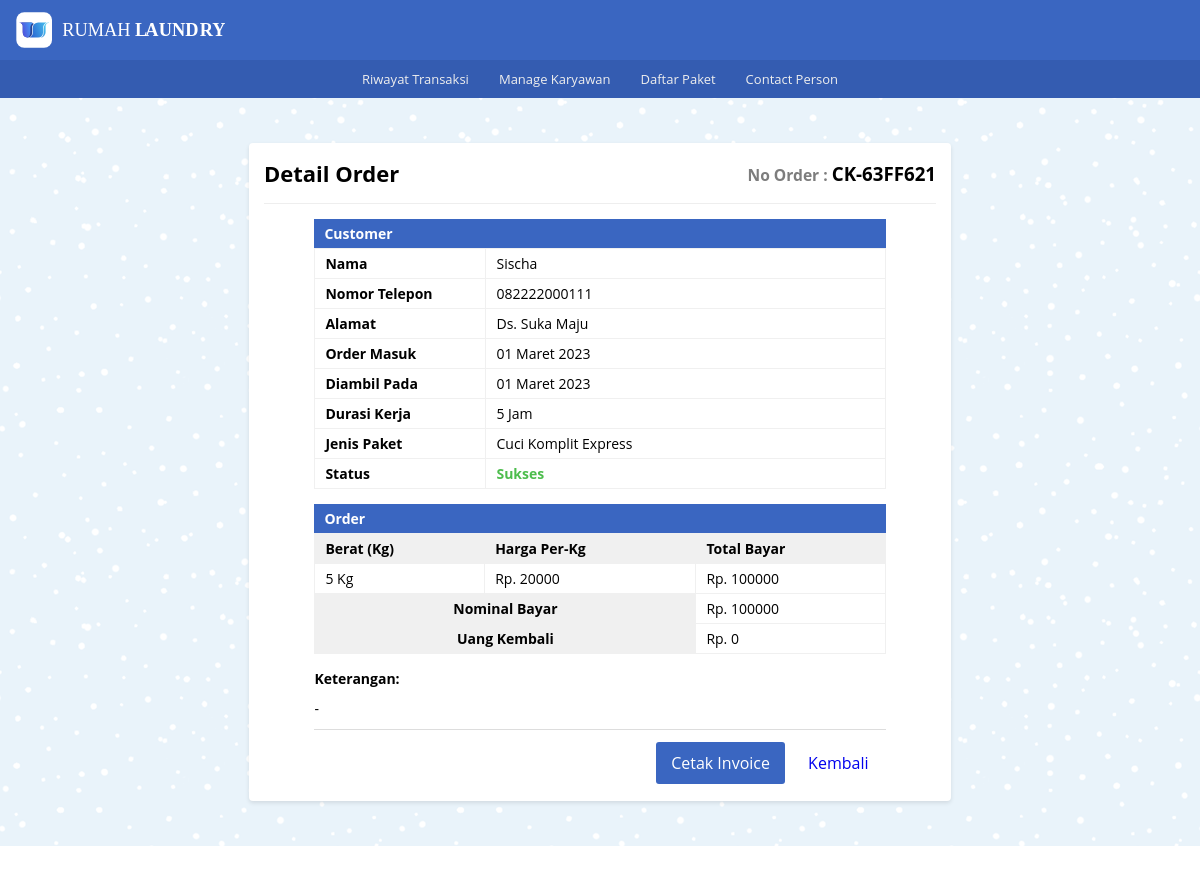
The app's page /riwayat_transaksi/riwayat_ck/detail_ck.php?id_ck=17 with its own data.
### tables this page shows
CREATE TABLE `tb_riwayat_ck` (
  `id_ck` int NOT NULL,
  `or_number` varchar(20) NOT NULL,
  `pelanggan` varchar(100) NOT NULL,
  `no_telp` char(15) NOT NULL,
  `alamat` text NOT NULL,
  `j_paket` varchar(50) NOT NULL,
  `wkt_kerja` varchar(20) NOT NULL,
  `berat` int NOT NULL,
  `h_perkilo` int NOT NULL,
  `tgl_msk` varchar(40) NOT NULL,
  `tgl_klr` varchar(40) NOT NULL,
  `total` int NOT NULL,
  `nominal_byr` int NOT NULL,
  `kembalian` int NOT NULL,
  `status` varchar(20) NOT NULL,
  `keterangan` text NOT NULL
);

### _functions.php (called while the page is built, shortened)
<?php
$host	= 'localhost';
$user = 'root';
$pass	= '';
$db	= 'laundry_app';
$koneksi = mysqli_connect($host,$user,$pass,$db);
function query($query) {
    global $koneksi;
    $result = mysqli_query($koneksi, $query);
    $rows = [];
    while ($row = mysqli_fetch_assoc($result)) {
        $rows[] = $row;
    }
    return $rows;
}
function url($url = null){
	$url_utama = "http://localhost/rumah_laundry";
	if ($url != null) {
		return $url_utama . '/' . $url;
	}else{
		return $url_utama;
	}
}

### riwayat_transaksi/riwayat_ck/detail_ck.php (the view, shortened to what this page needs)
<?php
   require_once('../../_header.php');
   $get_id = $_GET['id_ck'];
   $data = query("SELECT * FROM tb_riwayat_ck WHERE id_ck = $get_id")[0];
?>
<div id="detail_or_ck" class="main-content">
   <div class="container">
      <div class="baris">
         <div class="col mt-2">
            <div class="card-md">
               <div class="card-title card-flex">
                  <div class="card-col">
                     <h2>Detail Order</h2>
                  </div>
                  <div class="card-col txt-right">
                     <h3 class="no-order"><small>No Order : </small><?=$data['or_number']?></h3>
                  </div>
               </div>
               <div class="card-body">
                     <div class="jdl-or">
                        <h4>Customer</h4>
                     </div>
                     <table class="tb-detail_customer">
                        <tr>
                           <th>Nama</th>
                           <td><?=$data['pelanggan']?></td>
                        </tr>
                        <tr>
                           <th>Nomor Telepon</th>
                           <td><?=$data['no_telp']?></td>
                        </tr>
                        <tr>
                           <th>Alamat</th>
                           <td><?=$data['alamat']?></td>
                        </tr>
                        <tr>
                           <th>Order Masuk</th>
                           <td><?=$data['tgl_msk']?></td>
                        </tr>
                        <tr>
                           <th>Diambil Pada</th>
                           <td><?=$data['tgl_klr']?></td>
                        </tr>
                        <tr>
                           <th>Durasi Kerja</th>
                           <td><?=$data['wkt_kerja']?></td>
                        </tr>
                        <tr>
                           <th>Jenis Paket</th>
                           <td><?=$data['j_paket']?></td>
                        </tr>
                        <tr>
                           <th>Status</th>
                           <td><span class="success"><?=$data['status']?></span></td>
                        </tr>
                     </table>
                     <div class="jdl-or">
                        <h4>Order</h4>
                     </div>
                     <table class="tb-detail_order">
                        <tr>
                           <th>Berat (Kg)</th>
                           <th>Harga Per-Kg</th>
                           <th>Total Bayar</th>
                        </tr>
                        <tr>
                           <td><?=$data['berat'] . " Kg"?></td>
                           <td><?="Rp. " . $data['h_perkilo']?></td>
                           <td><?="Rp. " . $data['total']?></td>
                        </tr>
                        <tr>
                           <th colspan="2" style="text-align: center;">Nominal Bayar</th>
                           <td><?="Rp. " . $data['nominal_byr']?></td>
                        </tr>
                        <tr>
                           <th colspan="2" style="text-align: center;">Uang Kembali</th>
                           <td><?="Rp. " . $data['kembalian']?></td>
                        </tr>
                     </table>
                     <div class="details">
                        <h4 class="mb-01">Keterangan:</h4>
                        <p class="lead"><?=$data['keterangan']?></p>
                     </div>
                     <div class="form-footer_detail">
                        <div class="buttons">
                           <a class="btn-sm bg-primary" href="<?=url('riwayat_transaksi/riwayat_ck/cetak_info.php')?>?id_ck=<?=$data['id_ck']?>">Cetak Invoice</a>
                           <a class="btn-sm bg-transparent" href="<?=url('riwayat_transaksi/riwayat.php')?>">Kembali</a>
                        </div>
                     </div>
               </div>
            </div>
         </div>
      </div>
   </div>
</div>
<?php require_once('../../_footer.php') ?>

### _assets/css/style.css (style rules this page uses)
* { margin: 0; padding: 0; box-sizing: border-box; }
html,body { width: 100%; max-width: 100%; position: relative; font-family: 'Open sans', sans-serif; display: flex; flex-direction: column; background-image: url(../img/blue-snow.png); overflow-x: hidden; }
.txt-right { text-align: right; }
.lead { line-height: 25px; }
.mt-2 { margin-top: 30px }
.mb-01 { margin-bottom: 8px }
.success { font-weight: bold; color:#4dbd4d; }
h2 { font-size: 22px; }
.main-content { display: flex; flex-direction: column; }
.container { display: flex; flex-direction: column; width: 1080px; max-width: 100%; margin: auto; padding: 0 15px; min-height: 20px; }
.baris { position: relative; margin: 0 -15px; display: flex; flex-direction: row; flex-wrap: wrap; }
.bg-primary { border: 2px solid #3a66c1; color: #ffffff; background-color: #3a66c1; }
.bg-transparent { background-color: transparent; border: 2px solid #dddddd; }
.col { flex: 1; }
.no-order small { color: #7d7d7d; }
.card-md { background-color: #fff; width: 65%; margin: 15px auto; padding: 15px; border-radius: 4px; box-shadow: 0 2px 4px rgba(0,0,0,0.10); }
.card-body { position: relative; }
.card-title { padding-bottom: 15px; margin-bottom: 15px; border-bottom: 1px solid #eeeeee; }
.card-flex { display: flex; flex-direction: row; align-items: center; justify-content: space-between; }
.card-col { flex: 1; }
.card-md .card-body table.tb-detail_customer, .card-md .card-body table.tb-detail_order { width: 85%; position: relative; margin: 0 auto; border-collapse: collapse; text-align: left; }
.card-md .card-body .jdl-or { width: 85%; font-size: 14px; padding: 5px 10px; margin: 0 auto; color: #fff; background-color: #3a66c1; }
.card-md .card-body .details { width: 85%; margin: 15px auto 0; font-size: 14px; }
table.tb-detail_customer tr th { width: 30%; }
table.tb-detail_customer tr td { width: 70%; }
table.tb-detail_customer tr th, table.tb-detail_customer tr td, table.tb-detail_order tr th, table.tb-detail_order tr td { vertical-align: top; padding: 5px 10px; font-size: 14px; border: 1px solid #f0f0f0; }
table.tb-detail_order tr th { background-color: #f0f0f0; }
table.tb-detail_order tr th, table.tb-detail_order tr td { text-align: left; }
.form-footer .buttons, .form-footer_detail .buttons { text-align: right; width: 50%; margin-left: auto; }
.form-footer_detail { width: 85%; margin: 8px auto 0; border-top: 1px solid #dddddd; padding-top: 10px; display: flex; }
.btn-sm { display: inline-block; text-decoration: none; padding: 10px 15px; margin: 2px; border-radius: 3px; cursor: pointer; border: 0; }

### records on screen
tb_riwayat_ck: or_number "CK-63FF621", pelanggan "Sischa", no_telp "082222000111", alamat "Ds. Suka Maju", tgl_msk "01 Maret 2023", tgl_klr "01 Maret 2023", wkt_kerja "5 Jam", j_paket "Cuci Komplit Express", status "Sukses", berat "5", h_perkilo "20000", total "100000", nominal_byr "100000", kembalian "0", keterangan "-"
